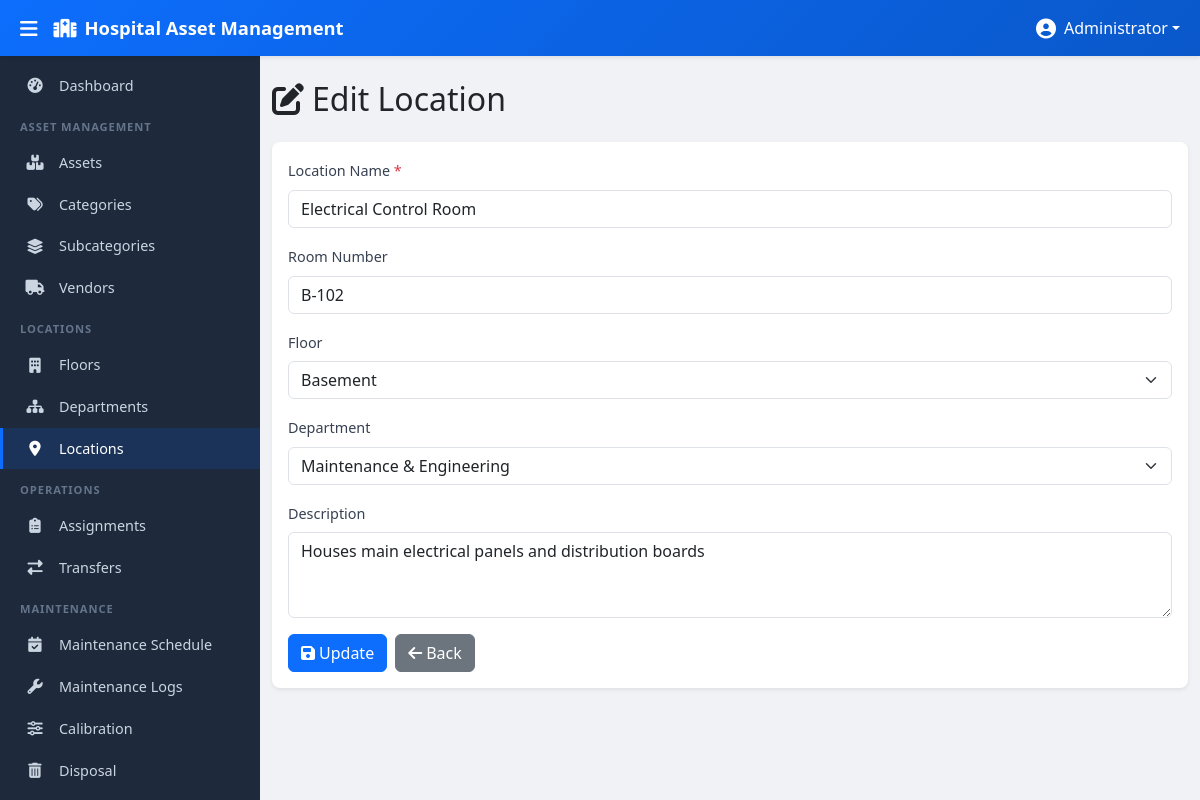
/modules/locations/edit.php?id=2 (signed in), run on the app's committed database.
### tables this page shows
CREATE TABLE locations (
    id INT AUTO_INCREMENT PRIMARY KEY,
    floor_id INT,
    department_id INT,
    room_number VARCHAR(50),
    location_name VARCHAR(150),
    description TEXT,
    is_deleted TINYINT(1) DEFAULT 0,
    created_at TIMESTAMP DEFAULT CURRENT_TIMESTAMP,
    FOREIGN KEY (floor_id) REFERENCES floors(id),
    FOREIGN KEY (department_id) REFERENCES departments(id)
);

CREATE TABLE floors (
    id INT AUTO_INCREMENT PRIMARY KEY,
    floor_name VARCHAR(100) NOT NULL,
    floor_code VARCHAR(20),
    building VARCHAR(150),
    is_deleted TINYINT(1) DEFAULT 0,
    created_at TIMESTAMP DEFAULT CURRENT_TIMESTAMP
);

CREATE TABLE departments (
    id INT AUTO_INCREMENT PRIMARY KEY,
    department_name VARCHAR(150) NOT NULL,
    department_code VARCHAR(50),
    floor_id INT,
    description TEXT,
    status ENUM('active','inactive') DEFAULT 'active',
    is_deleted TINYINT(1) DEFAULT 0,
    created_at TIMESTAMP DEFAULT CURRENT_TIMESTAMP,
    FOREIGN KEY (floor_id) REFERENCES floors(id)
);

### modules/locations/edit.php (the view, shortened to what this page needs)
<?php
$pdo = getDBConnection();
$id = (int)($_GET['id'] ?? 0);
$stmt = $pdo->prepare("SELECT * FROM locations WHERE id = ? AND is_deleted = 0");
$stmt->execute([$id]);
$location = $stmt->fetch();
$stmt = $pdo->prepare("SELECT id, floor_name FROM floors WHERE is_deleted = 0 ORDER BY floor_name");
$stmt->execute();
$floors = $stmt->fetchAll();
$stmt = $pdo->prepare("SELECT id, department_name FROM departments WHERE is_deleted = 0 ORDER BY department_name");
$stmt->execute();
$departments = $stmt->fetchAll();
require_once __DIR__ . '/../../views/header.php';
require_once __DIR__ . '/../../views/sidebar.php';
?>
<div class="main-content" id="mainContent">
    <div class="container-fluid py-4">
        <div class="row mb-4">
            <div class="col-12">
                <h2 class="mb-0"><i class="fas fa-edit me-2"></i>Edit Location</h2>
            </div>
        </div>
        <div class="card shadow-sm">
            <div class="card-body">
                <form method="POST" action="edit.php?id=<?php echo $id; ?>">
                    <div class="mb-3">
                        <label for="location_name" class="form-label">Location Name <span class="text-danger">*</span></label>
                        <input type="text" class="form-control" id="location_name" name="location_name" required value="<?php echo htmlspecialchars($location['location_name'] ?? '', ENT_QUOTES, 'UTF-8'); ?>">
                    </div>
                    <div class="mb-3">
                        <label for="room_number" class="form-label">Room Number</label>
                        <input type="text" class="form-control" id="room_number" name="room_number" value="<?php echo htmlspecialchars($location['room_number'] ?? '', ENT_QUOTES, 'UTF-8'); ?>">
                    </div>
                    <div class="mb-3">
                        <label for="floor_id" class="form-label">Floor</label>
                        <select class="form-select" id="floor_id" name="floor_id">
                            <?php foreach ($floors as $floor): ?>
                                <option value="<?php echo $floor['id']; ?>" <?php echo ($location['floor_id'] == $floor['id']) ? 'selected' : ''; ?>>
                                    <?php echo htmlspecialchars($floor['floor_name'], ENT_QUOTES, 'UTF-8'); ?>
                                </option>
                            <?php endforeach; ?>
                        </select>
                    </div>
                    <div class="mb-3">
                        <label for="department_id" class="form-label">Department</label>
                        <select class="form-select" id="department_id" name="department_id">
                            <?php foreach ($departments as $dept): ?>
                                <option value="<?php echo $dept['id']; ?>" <?php echo ($location['department_id'] == $dept['id']) ? 'selected' : ''; ?>>
                                    <?php echo htmlspecialchars($dept['department_name'], ENT_QUOTES, 'UTF-8'); ?>
                                </option>
                            <?php endforeach; ?>
                        </select>
                    </div>
                    <div class="mb-3">
                        <label for="description" class="form-label">Description</label>
                        <textarea class="form-control" id="description" name="description" rows="3"><?php echo htmlspecialchars($location['description'] ?? '', ENT_QUOTES, 'UTF-8'); ?></textarea>
                    </div>
                    <div class="d-flex gap-2">
                        <button type="submit" class="btn btn-primary"><i class="fas fa-save me-1"></i>Update</button>
                        <a href="index.php" class="btn btn-secondary"><i class="fas fa-arrow-left me-1"></i>Back</a>
                    </div>
                </form>
            </div>
        </div>
    </div>
</div>
<?php require_once __DIR__ . '/../../views/footer.php'; ?>

### assets/css/style.css (style rules this page uses)
:root { --sidebar-width: 260px; --sidebar-collapsed-width: 0px; --topbar-height: 56px; --primary-color: #0d6efd; --primary-dark: #0a58ca; --secondary-color: #0dcaf0; --sidebar-bg: #1e293b; --sidebar-hover: #334155; --sidebar-active: #0d6efd; --sidebar-text: #cbd5e1; --sidebar-heading: #64748b; --body-bg: #f0f2f5; }
body { font-family: 'Segoe UI', Tahoma, Geneva, Verdana, sans-serif; background-color: var(--body-bg); overflow-x: hidden; }
.main-content { margin-left: var(--sidebar-width); margin-top: var(--topbar-height); min-height: calc(100vh - var(--topbar-height)); transition: margin-left 0.3s ease; }
.card { border: none; border-radius: 0.5rem; box-shadow: 0 1px 3px rgba(0, 0, 0, 0.08); }
.form-label { font-weight: 500; font-size: 0.9rem; color: #374151; }

### data on the page
locations: location_name "Electrical Control Room", room_number "B-102", floor_id "Basement", department_id "Maintenance & Engineering", description "Houses main electrical panels and distribution boards"

### other printed values
$_SESSION['user_name'] "Administrator"
